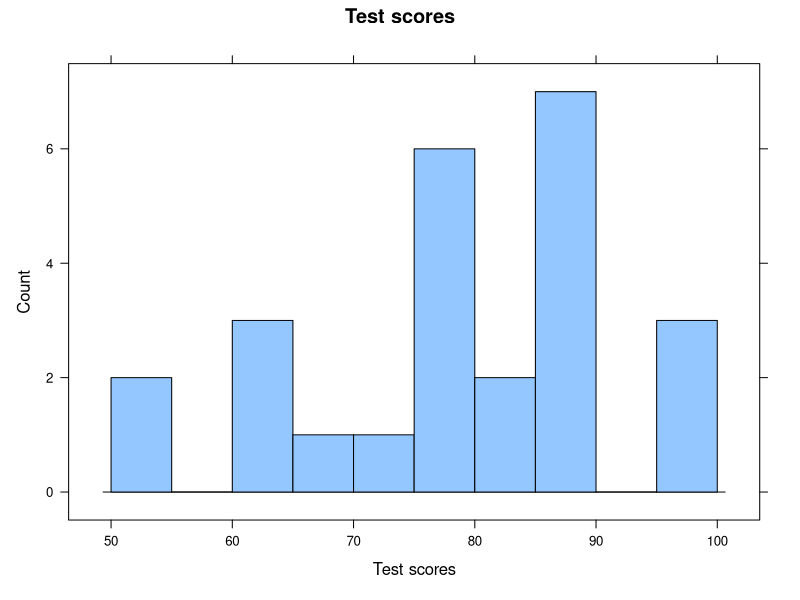
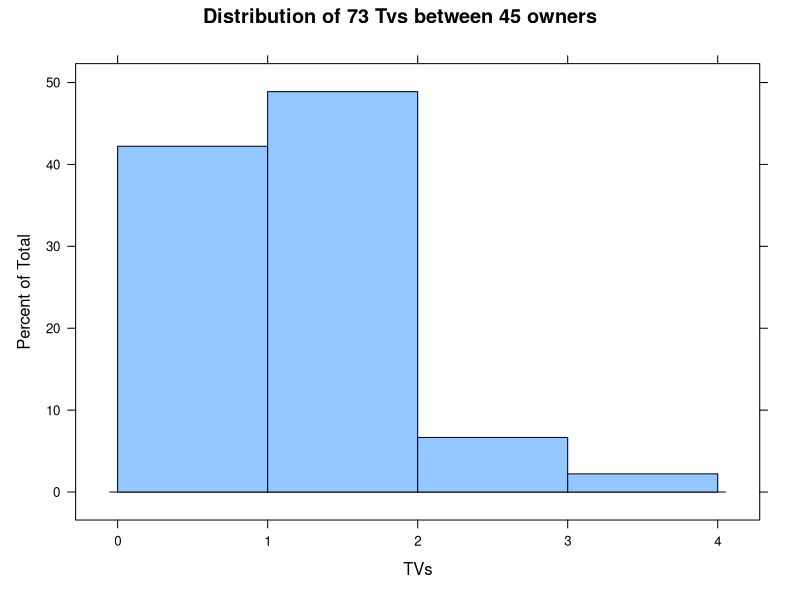
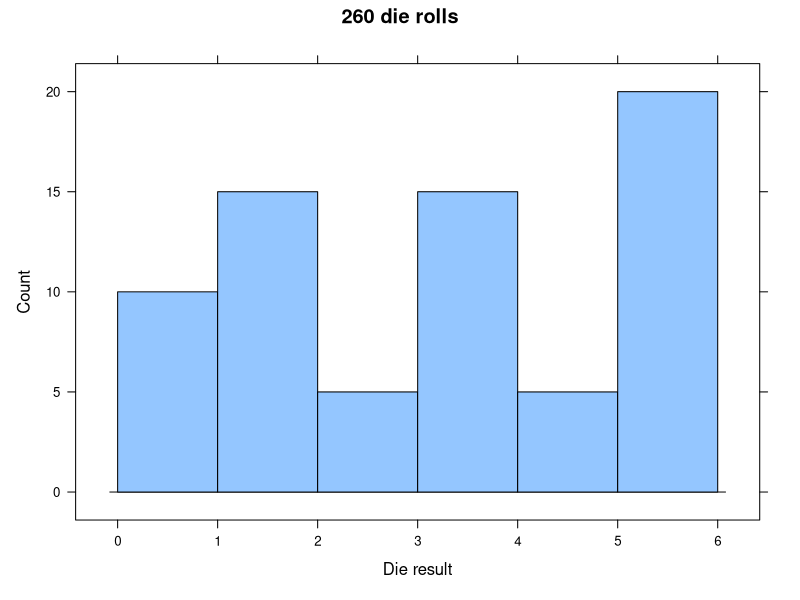
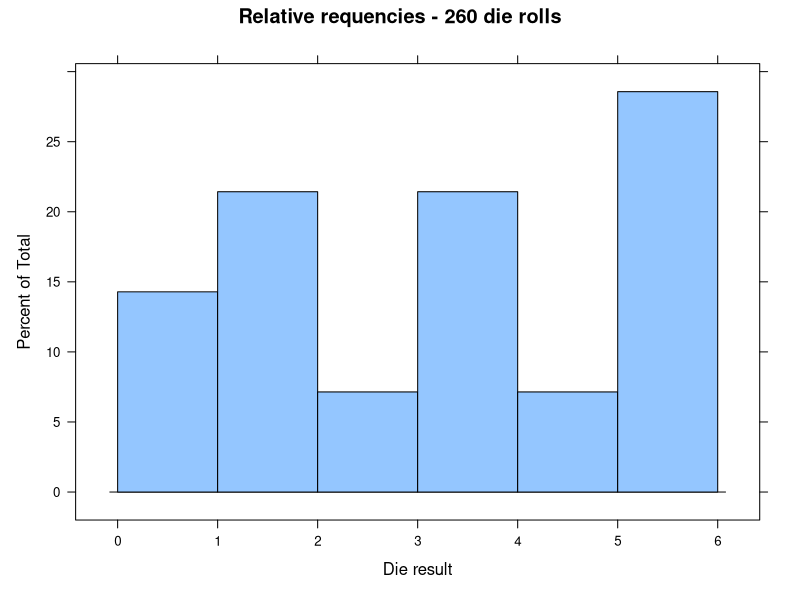

These figures' R source, in order: (Note: this script raises an error after producing the figures.)
## ---- chunk 1
knitr::opts_chunk$set(cache=TRUE, warning=FALSE, message=FALSE, fig.width=12)
## ---- chunk 2
library(lattice)
library(knitr)
library(xtable)
## ---- chunk 3
e2 <- c(72, 79, 81, 80, 63, 62, 89, 90, 50, 78, 87, 97, 55, 69, 97, 87, 88, 99, 76, 78, 65, 77, 88, 90, 81)
## ---- chunk 4
histogram(~e2,
          type = "count",
          xlab = "Test scores",
          main = "Test scores",
          breaks = seq(from = 50, to = 100, by = 5))
max(e2)
## ---- chunk 5
e3 <- data.frame(tv = rep(c(0, 1, 2, 3, 4), c(2, 17, 22, 3, 1)))
sum(e3$tv)
## ---- chunk 6
histogram(~e3,
          xlab = "TVs",
          main = "Distribution of 73 Tvs between 45 owners",
          breaks = seq(from = 0, to = 4, by = 1))
## ---- chunk 7
e4 <- data.frame(n = rep(c(1, 2, 3, 4, 5, 6), c(10, 15, 5, 15, 5, 20)))
histogram(~n, data = e4,
          type = "count",
          main = "260 die rolls",
          xlab = "Die result",
          breaks = seq(from = 0, to = 6, by = 1))
## ---- chunk 8
histogram(~n, data = e4,
          main = "Relative requencies - 260 die rolls",
          xlab = "Die result",
          breaks = seq(from = 0, to = 6, by = 1))
## ---- chunk 9
e5 <- data.frame(withdraw = rep(c(100, 150, 200, 250, 300, 350, 400, 450, 500), c(14, 23, 23, 4, 2, 0, 2, 0, 2)))
barchart(e5,
          main = "Withdrawals",
          type = "count",
          horizontal = FALSE,
          xlab = "Withdrawals",
          breaks = seq(from = 100, to = 500, by = 50))
## ---- chunk 10
e6 <- data.frame(lngth = rep(seq(from = 99.2, to = 100.6, by = 0.1), c(1, 0, 2, 1, 2, 2, 8, 7, 10, 10, 6, 7, 2, 1, 4)))

histogram(~lngth, data = e6,
          breaks = seq(from = 99.2, to = 100.6, by = 0.1),
          type = "count",
          main = "Rods length",
          xlab = "Rods")
## ---- chunk 11
kable(summary(e6), format = "markdown", align = "c", row.names = TRUE)
## ---- chunk 12
e7 <- data.frame(expense = rep(seq(100, 800, 50), c(2, 0, 5, 9, 12, 27, 60, 65, 70, 50, 32, 18, 7, 2, 3)))

histogram(~expense, data = e7,
          type = "count",
          breaks = seq(50, 800, 50),
          main = "Histogram of fruits",
          xlab = "Fruits",
          ylab = "Frequency")

kable(summary(e7), format = "markdown", align = "c", row.names = TRUE)
## ---- chunk 13
e8 <- data.frame(percen = rep(seq(-40, 70, 10), c(2, 13, 4, 3, 15, 18, 10, 12, 10, 3, 3, 3)))
## ---- chunk 14
histogram(~percen, data = e8,
          breaks = seq(-50, 70, 10),
          xlab = "Percent returnon stocks in group A",
          ylab = "Percentage of stocks")
## ---- chunk 15
e9 <- data.frame(income = rep(seq(50000, 100000, 10000), c(5, 3, 1, 2, 1, 1)))
## ---- chunk 16
barchart(e9,                      
         horizontal = FALSE,
         main = "Income")
## ---- chunk 17
library(knitr)
kable(summary(e9))
## ---- chunk 18
median(e9$income)
## ---- chunk 19
e10a <- data.frame(stuff = rep(seq(10, 100, 10), c(5, 10, 20, 30, 35, 35, 30, 20, 10, 5)))
## ---- chunk 20
plot_1 <- barchart(e10a,
         horizontal = FALSE,
         ylim = 0:40,
         main = "First histogram",
         scales = list(y = list(at = seq(0, 40, 10))))
        
## ---- chunk 21
e10b <- data.frame(stuff = rep(seq(10, 100, 10), 20))
## ---- chunk 22
plot_2 <- barchart(e10b, 
         ylim = 0:40,
         horizontal = FALSE,
         main = "Second histogram",
         scales = list(y = list(at = seq(0, 40, 10))))

print(plot_1, position=c(0, .5, 1, 1), more=TRUE)
print(plot_2, position=c(0, 0, 1, .5))
## ---- chunk 23
e11 <- data.frame(freq = rep(seq(1, 6, 1), c(53, 46, 42, 65, 47, 44)))
nrow(e11)
plot_e11a <- barchart(e11,
                horizontal = FALSE,
                main = "Plot 1. Die results frequencies")
## ---- chunk 24
plot_e11c <- 
        densityplot(e11$freq,
                    type = "frequency",
                    main = "Plot 2. Suspect vs fair die (red) probability density",
                    panel = function(x, ...){
                            tab <- table(x)
                            panel.barchart(names(tab), tab/length(x),                                                 horizontal = FALSE)
                            panel.densityplot(x,  plot.points = FALSE)
                            panel.mathdensity(dmath = dnorm, col = "red",
                                              args = list(mean = 3.5), sd = 
                                                      1.71)},
                    ylim = c(0, 0.5))

print(plot_e11a, position=c(0, .5, 1, 1), more=TRUE)
print(plot_e11c, position=c(0, 0, 1, .5))
